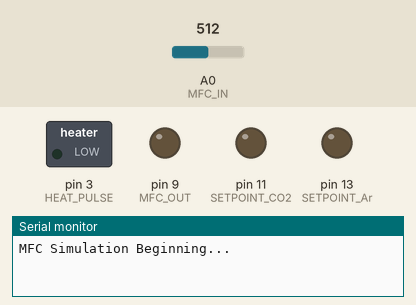
Recording of a sketch running on a simulated Arduino Uno, built with avr-gcc and run on an emulated ATmega328P. Parts: switched loads named in the sketch (green lamp = pin HIGH), output pins drawn as LEDs (lit = HIGH), the last lines printed to the serial monitor. The test bench sets the inputs (shaded band); at power-on: A0 (MFC_IN) = 512. Random numbers use the default seed unless the sketch sets one.

Above: at 0.1 s.
At 1.7 s:
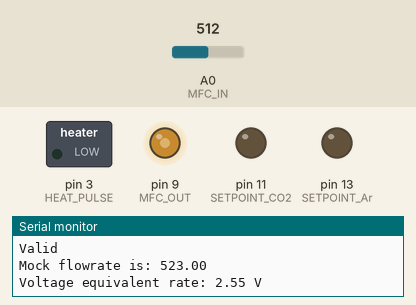
1.8 s: A0 (MFC_IN) set to 0
4.8 s: A0 (MFC_IN) set to 19
At 23.9 s:
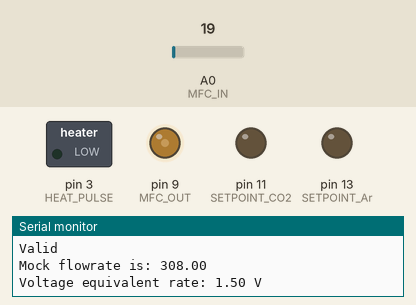
Timing chart, 0 to 30.0 s (numbered marks = the images above; inputs shaded):
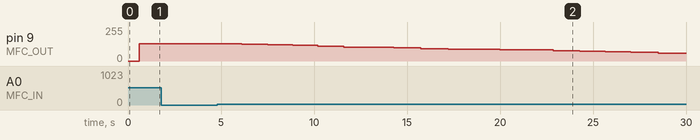

Measured:
- after the input at 4.8 s, pin 9 (MFC_OUT): moves from 130/255 to 58/255 over 23.7 s, starting after 1.3 s

The sketch:

ReactorSim.ino
```cpp
/*
  Reactor Simulation.

  Made by Noah Caleanu on 25-07-2020
  Authors: Noah Caleanu,

*/
#include <stdio.h>
#include <stdlib.h>

#include "Mfc.h"
#include "Heattape.h"


#define MFC_OUT 9
#define MFC_IN A0

// Note this should NOT be here normally and is only here for testing. this should be on firmware arduino
MassFlowController MFC_Controller; // Controls all MFCs
Heattape heat_tape;               // Controls heat tape

// Setup runs once
void setup() {
  Serial.begin(115200);
  Serial.println("MFC Simulation Beginning... ");

  // Pin to output a flowrate with mock data
  pinMode(MFC_OUT, OUTPUT);
  digitalWrite(MFC_OUT, LOW);
  // Pin to read flowrate
  pinMode(MFC_IN, INPUT);


  // Print ID and rate of the reactor firmware object
  delay(500); // leave this delay in to see initial values printed below
  Serial.print("MFC rate: ");
  Serial.println(MFC_Controller.rate);
  Serial.println();

}


enum RSIPacketClass {
  Status = 'S',
  Data = 'D'
};

enum RSIPacketDescriptor
{
  Temperature = 1,
  FlowRate = 2,
  Pressure = 3,
  Scale = 4
};

typedef struct RSIPacket {
  uint8_t p_class;
  uint8_t p_descriptor;
  uint8_t ndata;
  uint8_t ldata;
  uint8_t data[40];
};

struct FlowPacket {
  uint16_t flow_id;
  uint32_t timestamp;
  float datapoint;
};

// random initial value mock data
float virt_flow = 500;

int setpoint = 0;

// Loop runs over and over
void loop() {
  RSIPacket packet = RSIPacket();
  packet.p_class = Data;
  packet.p_descriptor = FlowRate;

  packet.ndata = 4;
  packet.ldata = sizeof(struct FlowPacket);

  for (int i = 0; i < packet.ndata; i++)
  {
    struct FlowPacket fp = FlowPacket();
    fp.flow_id = i + 1;
    fp.timestamp = millis();
    fp.datapoint = virt_flow + (random(0, 10) - 5) / 20.0;
    //Serial.println(fp.datapoint);

    memcpy(
      packet.data + i * sizeof(struct FlowPacket),
      &fp, sizeof(struct FlowPacket));
      delay(random(0, 50));

    }

    /* Flow control operation */

    setpoint = analogRead(MFC_IN);
    Serial.print("Set point received: ");
    Serial.println(setpoint);

    if (isValid(setpoint)){
      Serial.println("Valid");

      // Increase flow if setpoint is larger
      if (virt_flow < setpoint) {
        virt_flow += ((float)random(0, 30)) ;
      }
      // decrease flow is setpoint smaller than flow
      else {
        virt_flow += ((float)random(-30, 0)) ;
      }

    // Received setpoint not physically possible. Ignore
    }
    else {
      Serial.println("Not valid.");
    }


    /* Flow meter operation */

    // Flow meter outputs analog value rate 0 - 1023
    if ( virt_flow < 0) {
      virt_flow = 0;
      analogWrite(MFC_OUT, 0);
    }
    else if( virt_flow > 1023) {
      virt_flow = 1023;
      analogWrite(MFC_OUT, 255);
    }
    else {
        analogWrite(MFC_OUT, virt_flow/4);
    }

    // Print mock reactor data

    Serial.print("Mock flowrate is: ");
    Serial.println(virt_flow);
    delay(random(100, 250));
    Serial.print("Voltage equivalent rate: ");
    Serial.print(5*((float)virt_flow/1024));
    Serial.println(" V");
    Serial.println();
    delay(100);

    delay(1000);

}

// function to ensure setpoint not too high or too low
bool isValid (int val) {
    if (val < 1) {
      return 0;
    }
    else if(val > 1022) {
      return 0;
    }
    else {
        return 1;
    }

}
```

Heattape.cpp
```cpp
/*
  Heat tape firmware .
  This is meant to control the heat tape pcb

  Made 11-08-2020
  by Noah Caleanu (noahcaleanu152@gmail.com)

*/
#include "Heattape.h"
#include "Arduino.h"

#define HEAT_PULSE 3

Heattape::Heattape(){
    int temp;
    this->temp = 0; // start at 0 for ease of testing. Realistically we will start at what ever the read temp is

    // set pins here
    pinMode(HEAT_PULSE, OUTPUT);
}


/* ----------------------- PUBLIC METHODS --------------------------------------------------------------------*/

void Heattape::inc_temp(int signal){

    // If we receive pulse we will increase temperature.
    if(signal){
        digitalWrite(HEAT_PULSE, HIGH);
        delay(100);
        digitalWrite(HEAT_PULSE, LOW);
    }

}
```

Heattape.h
```cpp
/*
  Heattape Firmware
  This is meant to emulate the operations of heattape hardware we do not have access to right now

  Made 11-08-2020
  by Noah Caleanu (noahcaleanu152@gmail.com)

*/
#ifndef HEATTAPE_H
#define HEATTAPE_H

class Heattape {
    public:
        Heattape();
        int temp;           // current heat tape temperature
        void inc_temp(int); // Heattape PCB takes in digital pulse and increases temp for a set time based on that.
};


#endif
```

Mfc.cpp
```cpp
/*
  Mass Flow Controller firmware.
  This is a code meant to control MFC operations.

  Made 25-07-2020
  by Noah Caleanu

*/

#include "Mfc.h"
#include "Arduino.h"

// declare the pins
#define SETPOINT_H2 9 // H2
#define FLOWRATE_H2 A0

#define SETPOINT_CO2 11 // CO2
#define FLOWRATE_CO2 A1

#define SETPOINT_Ar 13 // Ar
#define FLOWRATE_Ar A2


#define PURGE_PERIOD 10 // period to delay to purge in milliseconds
#define DISCONNECT 0    // duty cycle to send 0V
#define CONNECT 255     // duty cycle to send 5V


MassFlowController::MassFlowController(/*int unique_id*/) {
    int rate = 0; // set to 0 so it isnt garbage value, but it should be read from analog pin in method below

    // Set input and output pins for each of the MFCs here
    pinMode(FLOWRATE_H2, INPUT);
    pinMode(SETPOINT_H2, OUTPUT);

    pinMode(FLOWRATE_CO2, INPUT);
    pinMode(SETPOINT_CO2, OUTPUT);

    pinMode(FLOWRATE_Ar, INPUT);
    pinMode(SETPOINT_Ar, OUTPUT);

}


/* ----------------------- PUBLIC METHODS --------------------------------------------------------------------*/

// setflow is function to take in a desired flowrate in L/min, convert to analog value, and apply it if above 0 and below 1023
int MassFlowController::set_flow(float desired_flowrate, int MFC_ID){

}

// Read flowrate of certain MFC.
// Returns an analog value corresponding to flowrate
int MassFlowController::read_flow(int MFC_ID){
    // analog read flow rate from MFC with ID


}


// Purge is fancy terms for opening valve 100%
void MassFlowController::purge(void) {
  // Only ever purge using the Argon MFC
}
```

Mfc.h
```cpp
/*
  Mass Flow Controller Firmware template

  Made 25-07-2020 by Noah Caleanu
  Authors: Noah Caleanu,
*/

#ifndef MFC_H
#define MFC_H

class MassFlowController {
    public:
        MassFlowController();
        //int ID; // we need IDs to differentiate between the 3 MFCs
        int rate; // each MFC will have a flowrate
        int set_flow(float, int);  // function to set flow for a specific MFC
        int read_flow(int);  // function to read flowrates for MFCs
        void purge(void);     // function to purge reactor with Argon
};

#endif
```
